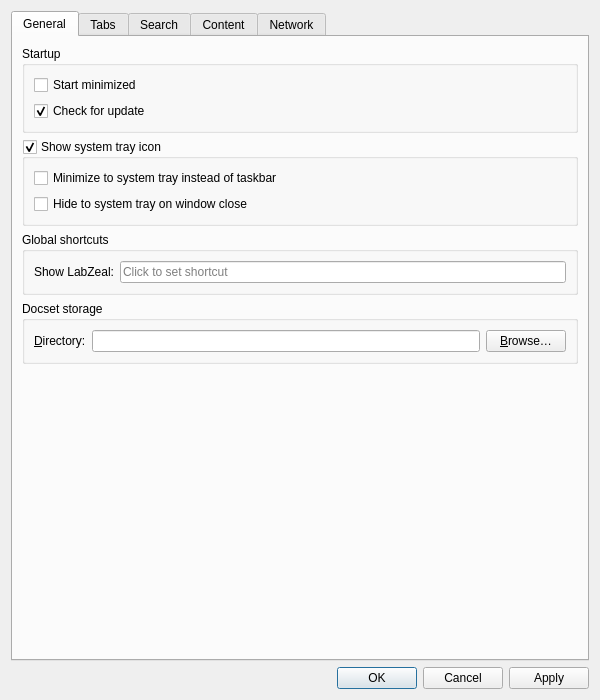
<?xml version="1.0" encoding="UTF-8"?>
<ui version="4.0">
 <class>Zeal::WidgetUi::SettingsDialog</class>
 <widget class="SettingsDialog" name="Zeal::WidgetUi::SettingsDialog">
  <property name="windowModality">
   <enum>Qt::ApplicationModal</enum>
  </property>
  <property name="geometry">
   <rect>
    <x>0</x>
    <y>0</y>
    <width>600</width>
    <height>700</height>
   </rect>
  </property>
  <property name="windowTitle">
   <string>Preferences</string>
  </property>
  <layout class="QVBoxLayout" name="verticalLayout">
   <item>
    <widget class="QTabWidget" name="tabWidget">
     <property name="currentIndex">
      <number>0</number>
     </property>
     <widget class="QWidget" name="generalTab">
      <attribute name="title">
       <string>General</string>
      </attribute>
      <layout class="QVBoxLayout" name="verticalLayout_7">
       <item>
        <widget class="QGroupBox" name="groupBox_3">
         <property name="title">
          <string>Startup</string>
         </property>
         <layout class="QVBoxLayout" name="verticalLayout_9">
          <item>
           <widget class="QCheckBox" name="startMinimizedCheckBox">
            <property name="text">
             <string>Start minimized</string>
            </property>
           </widget>
          </item>
          <item>
           <widget class="QCheckBox" name="checkForUpdateCheckBox">
            <property name="text">
             <string>Check for update</string>
            </property>
            <property name="checked">
             <bool>true</bool>
            </property>
           </widget>
          </item>
         </layout>
        </widget>
       </item>
       <item>
        <widget class="QGroupBox" name="systrayGroupBox">
         <property name="title">
          <string>Show system tray icon</string>
         </property>
         <property name="checkable">
          <bool>true</bool>
         </property>
         <layout class="QVBoxLayout" name="verticalLayout_8">
          <item>
           <widget class="QCheckBox" name="minimizeToSystrayCheckBox">
            <property name="text">
             <string>Minimize to system tray instead of taskbar</string>
            </property>
           </widget>
          </item>
          <item>
           <widget class="QCheckBox" name="hideToSystrayCheckBox">
            <property name="text">
             <string>Hide to system tray on window close</string>
            </property>
           </widget>
          </item>
         </layout>
        </widget>
       </item>
       <item>
        <widget class="QGroupBox" name="globalHotKeyGroupBox">
         <property name="title">
          <string>Global shortcuts</string>
         </property>
         <layout class="QFormLayout" name="formLayout_2">
          <property name="fieldGrowthPolicy">
           <enum>QFormLayout::AllNonFixedFieldsGrow</enum>
          </property>
          <item row="0" column="0">
           <widget class="QLabel" name="label_9">
            <property name="text">
             <string>Show LabZeal:</string>
            </property>
           </widget>
          </item>
          <item row="0" column="1">
           <widget class="ShortcutEdit" name="toolButton">
            <property name="placeholderText">
             <string>Click to set shortcut</string>
            </property>
            <property name="clearButtonEnabled">
             <bool>true</bool>
            </property>
           </widget>
          </item>
         </layout>
        </widget>
       </item>
       <item>
        <widget class="QGroupBox" name="groupBox_4">
         <property name="title">
          <string>Docset storage</string>
         </property>
         <layout class="QFormLayout" name="formLayout_3">
          <property name="fieldGrowthPolicy">
           <enum>QFormLayout::AllNonFixedFieldsGrow</enum>
          </property>
          <item row="0" column="0">
           <widget class="QLabel" name="label_5">
            <property name="text">
             <string>&amp;Directory:</string>
            </property>
            <property name="buddy">
             <cstring>docsetStorageEdit</cstring>
            </property>
           </widget>
          </item>
          <item row="0" column="1">
           <layout class="QHBoxLayout" name="horizontalLayout_2">
            <item>
             <widget class="QLineEdit" name="docsetStorageEdit">
              <property name="clearButtonEnabled">
               <bool>true</bool>
              </property>
             </widget>
            </item>
            <item>
             <widget class="QPushButton" name="docsetStorageBrowseButton">
              <property name="text">
               <string>&amp;Browse…</string>
              </property>
             </widget>
            </item>
           </layout>
          </item>
         </layout>
        </widget>
       </item>
       <item>
        <spacer name="verticalSpacer">
         <property name="orientation">
          <enum>Qt::Vertical</enum>
         </property>
         <property name="sizeHint" stdset="0">
          <size>
           <width>20</width>
           <height>40</height>
          </size>
         </property>
        </spacer>
       </item>
      </layout>
     </widget>
     <widget class="QWidget" name="tabsTab">
      <attribute name="title">
       <string>Tabs</string>
      </attribute>
      <layout class="QVBoxLayout" name="verticalLayout_6">
       <item>
        <widget class="QGroupBox" name="groupBox_6">
         <property name="title">
          <string>Behavior</string>
         </property>
         <layout class="QVBoxLayout" name="verticalLayout_12">
          <item>
           <widget class="QCheckBox" name="openNewTabAfterActive">
            <property name="text">
             <string>Open new tab after active</string>
            </property>
           </widget>
          </item>
         </layout>
        </widget>
       </item>
       <item>
        <widget class="QGroupBox" name="tabsAppearanceGroupBox">
         <property name="title">
          <string>Appearance</string>
         </property>
         <layout class="QVBoxLayout" name="verticalLayout_18">
          <item>
           <widget class="QCheckBox" name="showTabCloseButton">
            <property name="text">
             <string>Show close button on tabs</string>
            </property>
           </widget>
          </item>
         </layout>
        </widget>
       </item>
       <item>
        <spacer name="verticalSpacer_5">
         <property name="orientation">
          <enum>Qt::Vertical</enum>
         </property>
         <property name="sizeHint" stdset="0">
          <size>
           <width>20</width>
           <height>40</height>
          </size>
         </property>
        </spacer>
       </item>
      </layout>
     </widget>
     <widget class="QWidget" name="searchTab">
      <attribute name="title">
       <string>Search</string>
      </attribute>
      <layout class="QVBoxLayout" name="verticalLayout_4">
       <item>
        <widget class="QGroupBox" name="groupBox_5">
         <property name="title">
          <string>Local search</string>
         </property>
         <layout class="QVBoxLayout" name="verticalLayout_11">
          <item>
           <widget class="QCheckBox" name="fuzzySearchCheckBox">
            <property name="text">
             <string>Use fuzzy search</string>
            </property>
           </widget>
          </item>
         </layout>
        </widget>
       </item>
       <item>
        <spacer name="verticalSpacer_4">
         <property name="orientation">
          <enum>Qt::Vertical</enum>
         </property>
         <property name="sizeHint" stdset="0">
          <size>
           <width>20</width>
           <height>40</height>
          </size>
         </property>
        </spacer>
       </item>
      </layout>
     </widget>
     <widget class="QWidget" name="contentTab">
      <attribute name="title">
       <string>Content</string>
      </attribute>
      <layout class="QVBoxLayout" name="verticalLayout_3">
       <item>
        <widget class="QGroupBox" name="styleGroupBox">
         <property name="title">
          <string>Style</string>
         </property>
         <layout class="QVBoxLayout" name="verticalLayout_17">
          <item>
           <layout class="QHBoxLayout" name="horizontalLayout_4">
            <item>
             <widget class="QLabel" name="appearanceLabel">
              <property name="text">
               <string>Appearance:</string>
              </property>
             </widget>
            </item>
            <item>
             <widget class="QRadioButton" name="appearanceAutoRadioButton">
              <property name="text">
               <string>A&amp;utomatic</string>
              </property>
              <property name="checked">
               <bool>true</bool>
              </property>
             </widget>
            </item>
            <item>
             <widget class="QRadioButton" name="appearanceLightRadioButton">
              <property name="text">
               <string>&amp;Light</string>
              </property>
             </widget>
            </item>
            <item>
             <widget class="QRadioButton" name="appearanceDarkRadioButton">
              <property name="text">
               <string>&amp;Dark</string>
              </property>
             </widget>
            </item>
            <item>
             <spacer name="horizontalSpacer_3">
              <property name="orientation">
               <enum>Qt::Horizontal</enum>
              </property>
              <property name="sizeHint" stdset="0">
               <size>
                <width>40</width>
                <height>20</height>
               </size>
              </property>
             </spacer>
            </item>
           </layout>
          </item>
          <item>
           <layout class="QHBoxLayout" name="horizontalLayout">
            <item>
             <widget class="QLabel" name="customCssFileLabel">
              <property name="text">
               <string>&amp;Custom CSS file:</string>
              </property>
              <property name="buddy">
               <cstring>customCssFileEdit</cstring>
              </property>
             </widget>
            </item>
            <item>
             <widget class="QLineEdit" name="customCssFileEdit">
              <property name="clearButtonEnabled">
               <bool>true</bool>
              </property>
             </widget>
            </item>
            <item>
             <widget class="QPushButton" name="customCssFileBrowseButton">
              <property name="text">
               <string>Bro&amp;wse…</string>
              </property>
             </widget>
            </item>
           </layout>
          </item>
          <item>
           <widget class="QCheckBox" name="highlightOnNavigateCheckBox">
            <property name="text">
             <string>&amp;Highlight on navigate</string>
            </property>
           </widget>
          </item>
         </layout>
        </widget>
       </item>
       <item>
        <widget class="QGroupBox" name="fontsGroupBox">
         <property name="title">
          <string>Fonts</string>
         </property>
         <layout class="QVBoxLayout" name="verticalLayout_14">
          <item>
           <layout class="QHBoxLayout" name="horizontalLayout_3" stretch="4,0">
            <item>
             <layout class="QFormLayout" name="formLayout">
              <property name="sizeConstraint">
               <enum>QLayout::SetMinimumSize</enum>
              </property>
              <item row="0" column="0">
               <widget class="QLabel" name="label">
                <property name="text">
                 <string>De&amp;fault:</string>
                </property>
                <property name="buddy">
                 <cstring>defaultFontComboBox</cstring>
                </property>
               </widget>
              </item>
              <item row="0" column="1">
               <widget class="QComboBox" name="defaultFontComboBox"/>
              </item>
              <item row="1" column="0">
               <widget class="QLabel" name="label_4">
                <property name="text">
                 <string>&amp;Serif:</string>
                </property>
                <property name="buddy">
                 <cstring>serifFontComboBox</cstring>
                </property>
               </widget>
              </item>
              <item row="1" column="1">
               <widget class="QFontComboBox" name="serifFontComboBox">
                <property name="fontFilters">
                 <set>QFontComboBox::ScalableFonts</set>
                </property>
               </widget>
              </item>
              <item row="2" column="0">
               <widget class="QLabel" name="label_6">
                <property name="text">
                 <string>Sa&amp;ns-serif:</string>
                </property>
                <property name="buddy">
                 <cstring>sansSerifFontComboBox</cstring>
                </property>
               </widget>
              </item>
              <item row="2" column="1">
               <widget class="QFontComboBox" name="sansSerifFontComboBox">
                <property name="fontFilters">
                 <set>QFontComboBox::ScalableFonts</set>
                </property>
               </widget>
              </item>
              <item row="3" column="0">
               <widget class="QLabel" name="label_3">
                <property name="text">
                 <string>&amp;Monospace:</string>
                </property>
                <property name="buddy">
                 <cstring>fixedFontComboBox</cstring>
                </property>
               </widget>
              </item>
              <item row="3" column="1">
               <widget class="QFontComboBox" name="fixedFontComboBox">
                <property name="fontFilters">
                 <set>QFontComboBox::MonospacedFonts|QFontComboBox::ScalableFonts</set>
                </property>
               </widget>
              </item>
             </layout>
            </item>
            <item>
             <layout class="QVBoxLayout" name="verticalLayout_16">
              <item>
               <layout class="QFormLayout" name="formLayout_6">
                <item row="0" column="0">
                 <widget class="QLabel" name="label_7">
                  <property name="text">
                   <string>Si&amp;ze:</string>
                  </property>
                  <property name="buddy">
                   <cstring>fontSizeComboBox</cstring>
                  </property>
                 </widget>
                </item>
                <item row="0" column="1">
                 <widget class="QComboBox" name="fontSizeComboBox"/>
                </item>
               </layout>
              </item>
              <item>
               <spacer name="verticalSpacer_6">
                <property name="orientation">
                 <enum>Qt::Vertical</enum>
                </property>
                <property name="sizeHint" stdset="0">
                 <size>
                  <width>20</width>
                  <height>40</height>
                 </size>
                </property>
               </spacer>
              </item>
              <item>
               <layout class="QFormLayout" name="formLayout_4">
                <item row="0" column="0">
                 <widget class="QLabel" name="label_11">
                  <property name="text">
                   <string>Siz&amp;e:</string>
                  </property>
                  <property name="buddy">
                   <cstring>fixedFontSizeComboBox</cstring>
                  </property>
                 </widget>
                </item>
                <item row="0" column="1">
                 <widget class="QComboBox" name="fixedFontSizeComboBox"/>
                </item>
               </layout>
              </item>
             </layout>
            </item>
           </layout>
          </item>
          <item>
           <layout class="QHBoxLayout" name="horizontalLayout_5">
            <item>
             <spacer name="horizontalSpacer_2">
              <property name="orientation">
               <enum>Qt::Horizontal</enum>
              </property>
              <property name="sizeHint" stdset="0">
               <size>
                <width>40</width>
                <height>20</height>
               </size>
              </property>
             </spacer>
            </item>
            <item>
             <widget class="QLabel" name="label_2">
              <property name="text">
               <string>Minimum f&amp;ont size:</string>
              </property>
              <property name="buddy">
               <cstring>minFontSizeComboBox</cstring>
              </property>
             </widget>
            </item>
            <item>
             <widget class="QComboBox" name="minFontSizeComboBox"/>
            </item>
           </layout>
          </item>
         </layout>
        </widget>
       </item>
       <item>
        <widget class="QGroupBox" name="groupBox_7">
         <property name="title">
          <string>External Link Behavior</string>
         </property>
         <layout class="QVBoxLayout" name="verticalLayout_13">
          <item>
           <widget class="QRadioButton" name="radioExternalLinkAsk">
            <property name="text">
             <string>&amp;Ask every time</string>
            </property>
            <property name="checked">
             <bool>true</bool>
            </property>
           </widget>
          </item>
          <item>
           <widget class="QRadioButton" name="radioExternalLinkOpenDesktop">
            <property name="text">
             <string>Open in desktop &amp;browser</string>
            </property>
           </widget>
          </item>
          <item>
           <widget class="QRadioButton" name="radioExternalLinkOpen">
            <property name="text">
              <string>O&amp;pen in LabZeal</string>
            </property>
           </widget>
          </item>
         </layout>
        </widget>
       </item>
       <item>
        <widget class="QGroupBox" name="groupBox_2">
         <property name="title">
          <string>Other</string>
         </property>
         <layout class="QVBoxLayout" name="verticalLayout_5">
          <item>
           <widget class="QCheckBox" name="useSmoothScrollingCheckBox">
            <property name="text">
             <string>Use smoo&amp;th scrolling</string>
            </property>
           </widget>
          </item>
         </layout>
        </widget>
       </item>
       <item>
        <spacer name="verticalSpacer_3">
         <property name="orientation">
          <enum>Qt::Vertical</enum>
         </property>
         <property name="sizeHint" stdset="0">
          <size>
           <width>20</width>
           <height>40</height>
          </size>
         </property>
        </spacer>
       </item>
      </layout>
     </widget>
     <widget class="QWidget" name="networkTab">
      <attribute name="title">
       <string>Network</string>
      </attribute>
      <layout class="QVBoxLayout" name="verticalLayout_2">
       <item>
        <widget class="QGroupBox" name="groupBox">
         <property name="title">
          <string>Proxy Settings</string>
         </property>
         <layout class="QVBoxLayout" name="verticalLayout_10">
          <item>
           <widget class="QRadioButton" name="noProxySettings">
            <property name="text">
             <string>No prox&amp;y</string>
            </property>
            <property name="checked">
             <bool>false</bool>
            </property>
           </widget>
          </item>
          <item>
           <widget class="QRadioButton" name="systemProxySettings">
            <property name="enabled">
             <bool>true</bool>
            </property>
            <property name="text">
             <string>&amp;Use system proxy settings</string>
            </property>
            <property name="checked">
             <bool>true</bool>
            </property>
           </widget>
          </item>
          <item>
           <widget class="QRadioButton" name="manualProxySettings">
            <property name="text">
             <string>&amp;Manual proxy configuration</string>
            </property>
           </widget>
          </item>
          <item>
           <widget class="QWidget" name="manualProxySettingsGroup" native="true">
            <property name="enabled">
             <bool>false</bool>
            </property>
            <layout class="QFormLayout" name="manualProxyConfigurationLayout">
             <item row="0" column="0">
              <widget class="QLabel" name="proxyHostLabel">
               <property name="text">
                <string>Pro&amp;xy host:</string>
               </property>
               <property name="buddy">
                <cstring>proxyHostEdit</cstring>
               </property>
              </widget>
             </item>
             <item row="1" column="0">
              <widget class="QLabel" name="proxyTypeLabel">
               <property name="text">
                <string>Type:</string>
               </property>
              </widget>
             </item>
             <item row="1" column="1">
              <layout class="QHBoxLayout" name="proxyTypeLayout">
               <item>
                <widget class="QRadioButton" name="proxyTypeHttpRadioButton">
                 <property name="text">
                  <string>&amp;HTTP</string>
                 </property>
                 <property name="checked">
                  <bool>true</bool>
                 </property>
                 <attribute name="buttonGroup">
                  <string notr="true">proxyTypeButtonGroup</string>
                 </attribute>
                </widget>
               </item>
               <item>
                <widget class="QRadioButton" name="proxyTypeSocks5RadioButton">
                 <property name="text">
                  <string>&amp;SOCKS5</string>
                 </property>
                 <attribute name="buttonGroup">
                  <string notr="true">proxyTypeButtonGroup</string>
                 </attribute>
                </widget>
               </item>
               <item>
                <spacer name="horizontalSpacer">
                 <property name="orientation">
                  <enum>Qt::Horizontal</enum>
                 </property>
                 <property name="sizeHint" stdset="0">
                  <size>
                   <width>40</width>
                   <height>20</height>
                  </size>
                 </property>
                </spacer>
               </item>
              </layout>
             </item>
             <item row="0" column="1">
              <layout class="QHBoxLayout" name="proxyHostPortLayout">
               <item>
                <widget class="QLineEdit" name="proxyHostEdit"/>
               </item>
               <item>
                <widget class="QLabel" name="proxyPortLabel">
                 <property name="text">
                  <string>&amp;Port:</string>
                 </property>
                 <property name="buddy">
                  <cstring>proxyPortEdit</cstring>
                 </property>
                </widget>
               </item>
               <item>
                <widget class="QSpinBox" name="proxyPortEdit">
                 <property name="maximum">
                  <number>65535</number>
                 </property>
                </widget>
               </item>
              </layout>
             </item>
             <item row="2" column="0" colspan="2">
              <widget class="QCheckBox" name="proxyRequiresAuthCheckBox">
               <property name="text">
                <string>&amp;Authentication required</string>
               </property>
              </widget>
             </item>
             <item row="3" column="0">
              <widget class="QLabel" name="proxyUsernameLabel">
               <property name="enabled">
                <bool>false</bool>
               </property>
               <property name="text">
                <string>User&amp;name:</string>
               </property>
               <property name="buddy">
                <cstring>proxyUsernameEdit</cstring>
               </property>
              </widget>
             </item>
             <item row="4" column="0">
              <widget class="QLabel" name="proxyPasswordLabel">
               <property name="enabled">
                <bool>false</bool>
               </property>
               <property name="text">
                <string>Pass&amp;word:</string>
               </property>
               <property name="buddy">
                <cstring>proxyPasswordEdit</cstring>
               </property>
              </widget>
             </item>
             <item row="3" column="1">
              <widget class="QLineEdit" name="proxyUsernameEdit">
               <property name="enabled">
                <bool>false</bool>
               </property>
              </widget>
             </item>
             <item row="4" column="1">
              <widget class="QLineEdit" name="proxyPasswordEdit">
               <property name="enabled">
                <bool>false</bool>
               </property>
               <property name="echoMode">
                <enum>QLineEdit::Password</enum>
               </property>
              </widget>
             </item>
            </layout>
           </widget>
          </item>
         </layout>
        </widget>
       </item>
       <item>
        <widget class="QGroupBox" name="groupBox_8">
         <property name="title">
          <string>Security</string>
         </property>
         <layout class="QVBoxLayout" name="verticalLayout_15">
          <item>
           <widget class="QCheckBox" name="ignoreSslErrorsCheckBox">
            <property name="text">
             <string>Ignore SSL errors</string>
            </property>
           </widget>
          </item>
         </layout>
        </widget>
       </item>
       <item>
        <spacer name="verticalSpacer_2">
         <property name="orientation">
          <enum>Qt::Vertical</enum>
         </property>
         <property name="sizeHint" stdset="0">
          <size>
           <width>20</width>
           <height>40</height>
          </size>
         </property>
        </spacer>
       </item>
      </layout>
     </widget>
    </widget>
   </item>
   <item>
    <widget class="QDialogButtonBox" name="buttonBox">
     <property name="standardButtons">
      <set>QDialogButtonBox::Apply|QDialogButtonBox::Cancel|QDialogButtonBox::Ok</set>
     </property>
    </widget>
   </item>
  </layout>
 </widget>
 <customwidgets>
  <customwidget>
   <class>ShortcutEdit</class>
   <extends>QLineEdit</extends>
   <header>ui/widgets/shortcutedit.h</header>
  </customwidget>
  <customwidget>
   <class>SettingsDialog</class>
   <extends>QDialog</extends>
   <header>ui/settingsdialog.h</header>
  </customwidget>
 </customwidgets>
 <resources/>
 <connections>
  <connection>
   <sender>buttonBox</sender>
   <signal>accepted()</signal>
   <receiver>Zeal::WidgetUi::SettingsDialog</receiver>
   <slot>accept()</slot>
   <hints>
    <hint type="sourcelabel">
     <x>248</x>
     <y>254</y>
    </hint>
    <hint type="destinationlabel">
     <x>157</x>
     <y>274</y>
    </hint>
   </hints>
  </connection>
  <connection>
   <sender>buttonBox</sender>
   <signal>rejected()</signal>
   <receiver>Zeal::WidgetUi::SettingsDialog</receiver>
   <slot>reject()</slot>
   <hints>
    <hint type="sourcelabel">
     <x>316</x>
     <y>260</y>
    </hint>
    <hint type="destinationlabel">
     <x>286</x>
     <y>274</y>
    </hint>
   </hints>
  </connection>
  <connection>
   <sender>customCssFileBrowseButton</sender>
   <signal>clicked()</signal>
   <receiver>Zeal::WidgetUi::SettingsDialog</receiver>
   <slot>chooseCustomCssFile()</slot>
   <hints>
    <hint type="sourcelabel">
     <x>526</x>
     <y>232</y>
    </hint>
    <hint type="destinationlabel">
     <x>299</x>
     <y>249</y>
    </hint>
   </hints>
  </connection>
  <connection>
   <sender>docsetStorageBrowseButton</sender>
   <signal>clicked()</signal>
   <receiver>Zeal::WidgetUi::SettingsDialog</receiver>
   <slot>chooseDocsetStoragePath()</slot>
   <hints>
    <hint type="sourcelabel">
     <x>526</x>
     <y>371</y>
    </hint>
    <hint type="destinationlabel">
     <x>299</x>
     <y>249</y>
    </hint>
   </hints>
  </connection>
  <connection>
   <sender>manualProxySettings</sender>
   <signal>toggled(bool)</signal>
   <receiver>manualProxySettingsGroup</receiver>
   <slot>setEnabled(bool)</slot>
   <hints>
    <hint type="sourcelabel">
     <x>299</x>
     <y>131</y>
    </hint>
    <hint type="destinationlabel">
     <x>299</x>
     <y>222</y>
    </hint>
   </hints>
  </connection>
  <connection>
   <sender>proxyRequiresAuthCheckBox</sender>
   <signal>toggled(bool)</signal>
   <receiver>proxyUsernameLabel</receiver>
   <slot>setEnabled(bool)</slot>
   <hints>
    <hint type="sourcelabel">
     <x>299</x>
     <y>224</y>
    </hint>
    <hint type="destinationlabel">
     <x>66</x>
     <y>250</y>
    </hint>
   </hints>
  </connection>
  <connection>
   <sender>proxyRequiresAuthCheckBox</sender>
   <signal>toggled(bool)</signal>
   <receiver>proxyUsernameEdit</receiver>
   <slot>setEnabled(bool)</slot>
   <hints>
    <hint type="sourcelabel">
     <x>299</x>
     <y>224</y>
    </hint>
    <hint type="destinationlabel">
     <x>330</x>
     <y>250</y>
    </hint>
   </hints>
  </connection>
  <connection>
   <sender>proxyRequiresAuthCheckBox</sender>
   <signal>toggled(bool)</signal>
   <receiver>proxyPasswordLabel</receiver>
   <slot>setEnabled(bool)</slot>
   <hints>
    <hint type="sourcelabel">
     <x>299</x>
     <y>224</y>
    </hint>
    <hint type="destinationlabel">
     <x>65</x>
     <y>278</y>
    </hint>
   </hints>
  </connection>
  <connection>
   <sender>proxyRequiresAuthCheckBox</sender>
   <signal>toggled(bool)</signal>
   <receiver>proxyPasswordEdit</receiver>
   <slot>setEnabled(bool)</slot>
   <hints>
    <hint type="sourcelabel">
     <x>299</x>
     <y>224</y>
    </hint>
    <hint type="destinationlabel">
     <x>330</x>
     <y>278</y>
    </hint>
   </hints>
  </connection>
 </connections>
 <buttongroups>
  <buttongroup name="proxyTypeButtonGroup"/>
 </buttongroups>
</ui>
